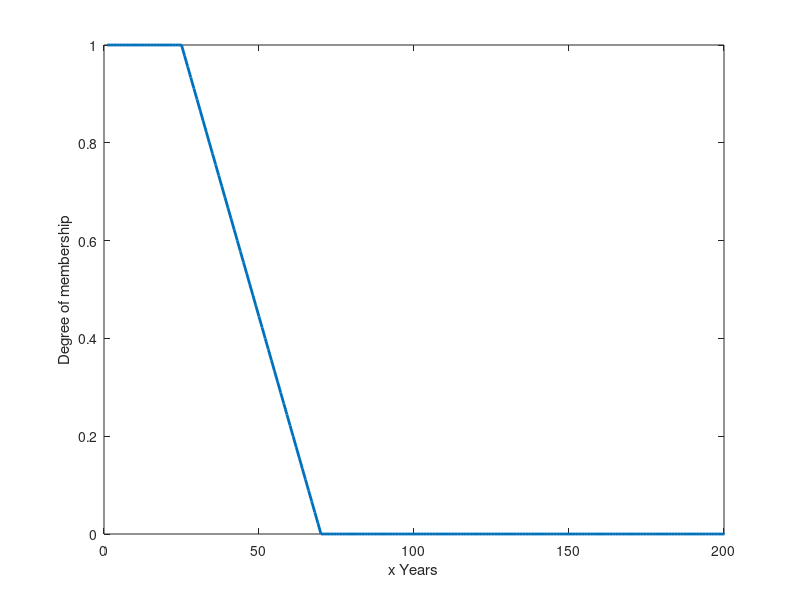

MATLAB code for this plot:
M=3;
if M==1
    % Membership function for Middle Age People
    for k=1:1:201
        x(k)=k;
    if x(k)>=0 && x(k)<=25
        y(k)=0.0;
    elseif x(k)>25 && x(k)<=70
        y(k)=gaussmf(k,[5 40]);
    elseif x(k)>70 && x(k)<=200
        y(k)=0.0;
    else
        y(k)=0.0;
    end
    end
    plot(x,y,'LineWidth',2)
    xlabel('x Years')
    ylabel('Degree of membership') 
    xlim([0 200])
elseif M==2
    % Membership function for Old People
    for k=1:1:201
        x(k)=k;
    if x(k)>=0 & x(k)<=50
        y(k)=0.0;
    elseif x(k)>50 & x(k)<=70
        y(k)=(k-50)/20;
    elseif x(k)>70 & x(k)<=200
        y(k)=1;
    else
        y(k)=1.0;
    end
    end
    plot(x,y,'LineWidth',2)
    xlabel('x Years')
    ylabel('Degree of membership') 
    xlim([0 200])
elseif M==3
    % Membership function for Young People
    for k=1:1:201
        x(k)=k;
    if x(k)>=0 & x(k)<=25
        y(k)=1.0;
    elseif x(k)>25 & x(k)<=70
        y(k)=(70-k)/45;
    elseif x(k)>70 & x(k)<=200
        y(k)=0.0;
    else
        y(k)=0.0;
    end
    end
    plot(x,y,'LineWidth',2)
    xlabel('x Years')
    ylabel('Degree of membership') 
    xlim([0 200])
end